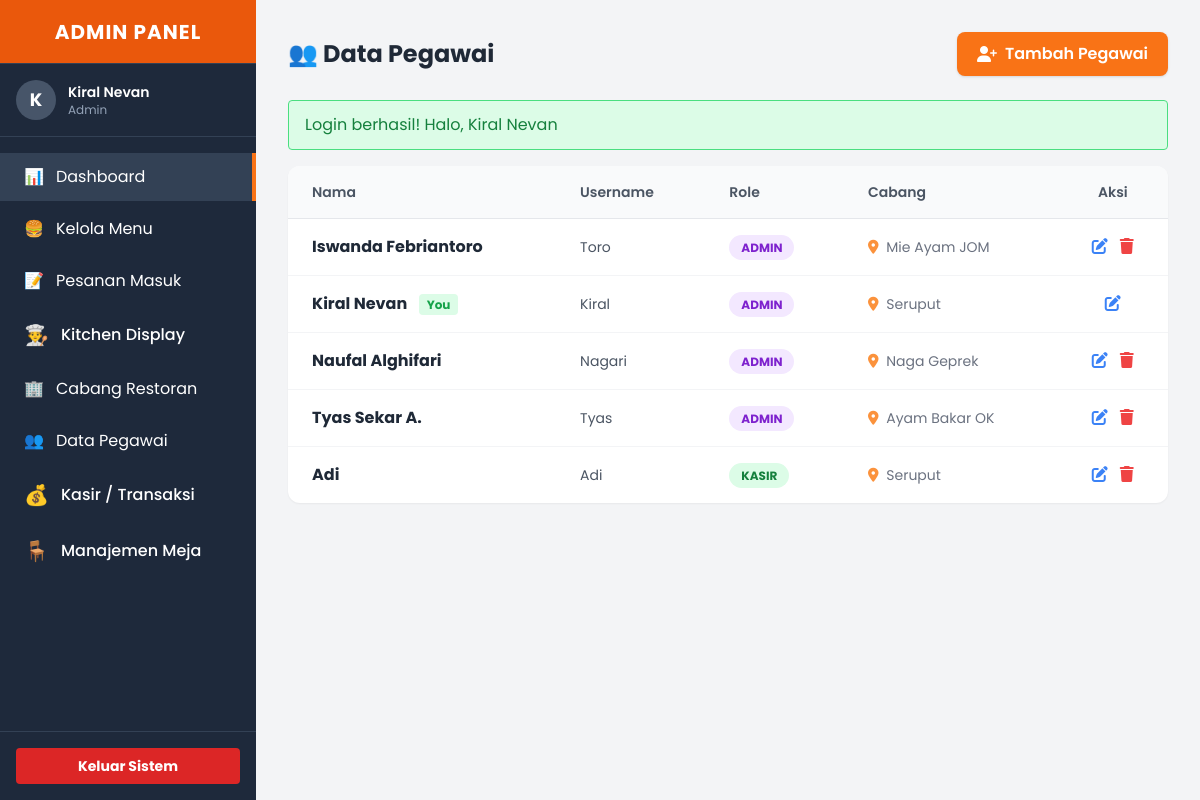
Screenshot of /get_food/admin/users/index.php (signed in) with the database file from the repository.
### tables this page shows
CREATE TABLE `employees` (
  `employee_id` int(11) NOT NULL,
  `restaurant_id` int(11) DEFAULT NULL,
  `name` varchar(100) NOT NULL,
  `username` varchar(50) NOT NULL,
  `password` varchar(255) NOT NULL,
  `role` enum('admin','kasir','koki','pelayan') DEFAULT 'pelayan',
  `created_at` timestamp NOT NULL DEFAULT current_timestamp()
);

CREATE TABLE `restaurants` (
  `restaurant_id` int(11) NOT NULL,
  `name` varchar(100) NOT NULL,
  `address` text NOT NULL,
  `phone` varchar(20) DEFAULT NULL
);

### get_food/admin/users/index.php (the view, shortened to what this page needs)
<?php
require_once '../../config/functions.php';
$employees = query("SELECT e.*, r.name as resto_name
                    FROM employees e
                    LEFT JOIN restaurants r ON e.restaurant_id = r.restaurant_id
                    ORDER BY e.role ASC, e.name ASC");
require_once '../../layouts/header.php';
?>
<div class="flex bg-gray-100 min-h-screen">
    <?php require_once '../../layouts/sidebar_admin.php'; ?>
    <main class="flex-1 ml-64 p-8 relative">
        <div class="flex justify-between items-center mb-6">
            <h1 class="text-2xl font-bold text-gray-800">👥 Data Pegawai</h1>
            <button type="button" onclick="toggleModal('modalUser')" class="bg-orange-500 hover:bg-orange-600 text-white px-5 py-2.5 rounded-lg font-semibold shadow transition flex items-center gap-2">
                <i class="fas fa-user-plus"></i> Tambah Pegawai
            </button>
        </div>
        <div class="bg-white rounded-xl shadow-sm overflow-hidden">
            <table class="w-full text-left border-collapse">
                <thead class="bg-gray-50 border-b">
                    <tr>
                        <th class="px-6 py-4 text-sm font-semibold text-gray-600">Nama</th>
                        <th class="px-6 py-4 text-sm font-semibold text-gray-600">Username</th>
                        <th class="px-6 py-4 text-sm font-semibold text-gray-600">Role</th>
                        <th class="px-6 py-4 text-sm font-semibold text-gray-600">Cabang</th>
                        <th class="px-6 py-4 text-sm font-semibold text-gray-600 text-center">Aksi</th>
                    </tr>
                </thead>
                <tbody class="divide-y divide-gray-100">
                    <?php foreach ($employees as $user) : ?>
                    <tr class="hover:bg-gray-50 transition">
                        <td class="px-6 py-4 font-bold text-gray-800">
                            <?php echo $user['name']; ?>
                            <?php if(isset($_SESSION['user']['id']) && $user['employee_id'] == $_SESSION['user']['id']) echo '<span class="text-xs bg-green-100 text-green-600 px-2 py-0.5 rounded ml-2">You</span>'; ?>
                        </td>
                        <td class="px-6 py-4 text-sm text-gray-600"><?php echo $user['username']; ?></td>
                        <td class="px-6 py-4">
                            <span class="px-3 py-1 rounded-full text-xs font-bold uppercase
                                <?php
                                    if($user['role'] == 'admin') echo 'bg-purple-100 text-purple-700';
                                    elseif($user['role'] == 'koki') echo 'bg-blue-100 text-blue-700';
                                    elseif($user['role'] == 'kasir') echo 'bg-green-100 text-green-700';
                                    else echo 'bg-gray-100 text-gray-700';
                                ?>">
                                <?php echo $user['role']; ?>
                            </span>
                        </td>
                        <td class="px-6 py-4 text-sm text-gray-500">
                            <i class="fas fa-map-marker-alt text-orange-400 mr-1"></i>
                            <?php echo $user['resto_name'] ?? 'Semua Cabang'; ?>
                        </td>
                        <td class="px-6 py-4 text-center">
                            <div class="flex justify-center gap-3">
                                <a href="edit.php?id=<?php echo $user['employee_id']; ?>" class="text-blue-500 hover:text-blue-700"><i class="fas fa-edit"></i></a>
                                <?php if(isset($_SESSION['user']['id']) && $user['employee_id'] != $_SESSION['user']['id']): ?>
                                <a href="delete.php?id=<?php echo $user['employee_id']; ?>" class="text-red-500 hover:text-red-700" onclick="return confirm('Hapus pegawai ini?');"><i class="fas fa-trash"></i></a>
                                <?php endif; ?>
                            </div>
                        </td>
                    </tr>
                    <?php endforeach; ?>
                </tbody>
            </table>
        </div>
    </main>
</div>
</body>
</html>

### get_food/layouts/header.php (style rules this page uses)
body { font-family: 'Poppins', sans-serif; -webkit-tap-highlight-color: transparent; }

### rows the page displays
employees: name "Iswanda Febriantoro", username "Toro", role "ADMIN", restaurant.name "Mie Ayam JOM"
employees: name "Kiral Nevan", shows "You", username "Kiral", role "ADMIN", restaurant.name "Seruput"
employees: name "Naufal Alghifari", username "Nagari", role "ADMIN", restaurant.name "Naga Geprek"
employees: name "Tyas Sekar A.", username "Tyas", role "ADMIN", restaurant.name "Ayam Bakar OK"
employees: name "Adi", username "Adi", role "KASIR", restaurant.name "Seruput"

### other values shown
substr($_SESSION['user']['name'] ?? 'A', 0, 1) "K"
$_SESSION['user']['name'] "Kiral Nevan"
$_SESSION['user']['job_role'] "Admin"
$message "Login berhasil! Halo, Kiral Nevan"
